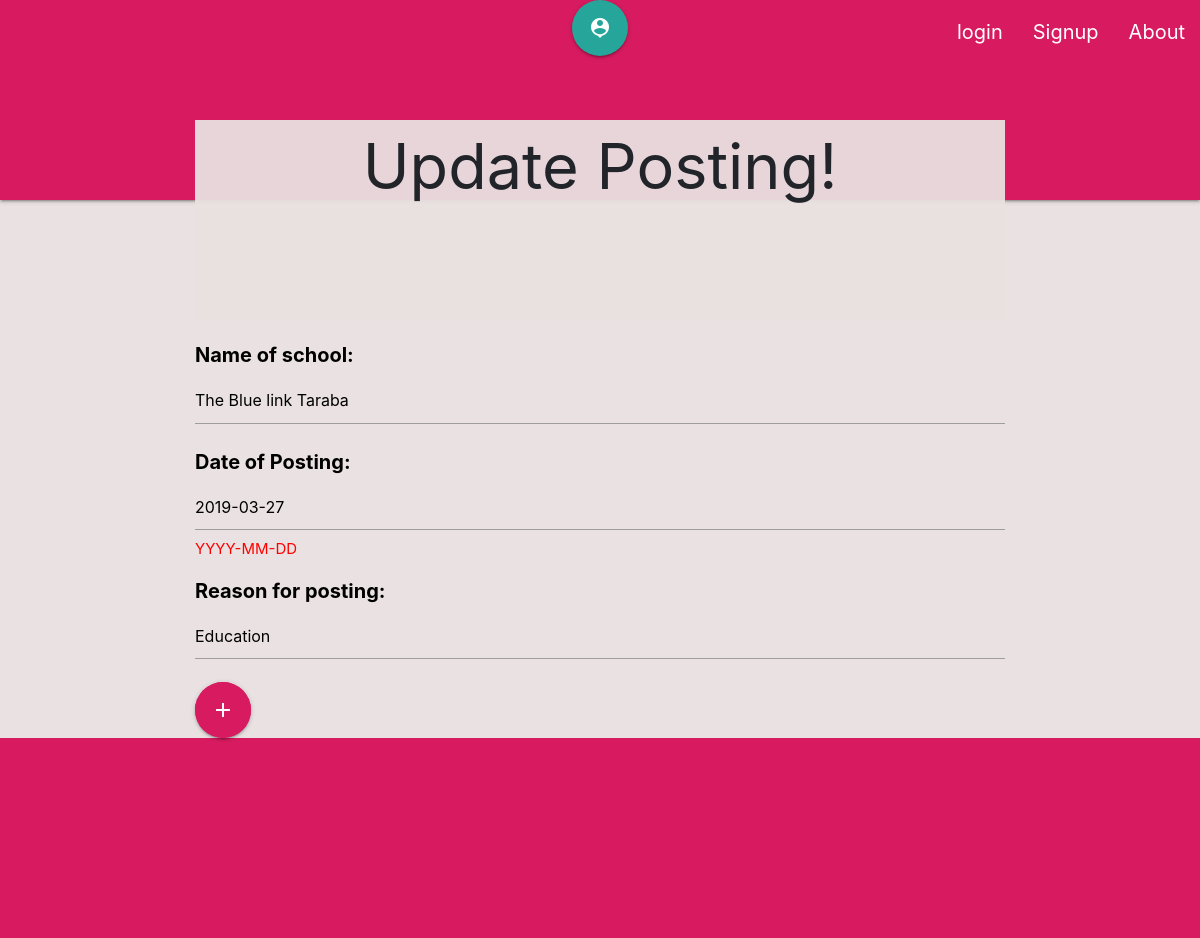
/posting/update/1/agborni-jamson, run on the app's committed database.
### app/models.py (models this page shows, shortened)
class Posting(models.Model):
    student = models.OneToOneField(Student, on_delete=models.CASCADE)
    name_of_school = models.CharField(max_length=200, blank=True, null=True)
    date_of_posting = models.DateField("Date of Posting", help_text="YYYY-MM-DD")
    reason_for_posting = models.CharField(max_length=200, blank=True, null=True)

### app/views.py (the view)
# urls.py: path('posting/update/<int:pk>/<slug:slug>', UpdatePostingFormView.as_view(),
class UpdatePostingFormView(UpdateView):
        template_name = 'student/update_posting.html'
        model = Posting
        pk_url_kwarg = 'pk'
        form_class = PostingForm
        success_url = '/'

### app/forms.py
class PostingForm(ModelForm):
    class Meta:
        model = Posting
        exclude = ['student']

### app/templates/student/update_posting.html (shortened to what this page needs)
{% extends "base.html" %}
  {% block heading %}
    <div class="container">
      <h1>Update  Posting!</h1>
    </div>
  {% endblock heading %}
  {% block content %}
    <div class="container">
         <form action="" method="post">
            {{ form.as_p }}
            <button class="btn-floating btn-large pulse pink darken-1"> <i class="material-icons">add</i></a></button>
        </form>
    </div>
  {% endblock content %}

### app/static/css/style.css (style rules this page uses)
html { box-sizing: border-box; }
*, *::before, *::after { box-sizing: inherit; }
body { background-color: rgba(233, 225, 225, 0.945); font-family: -apple-system, BlinkMacSystemFont, "segoe ui", "helvetica neue", helvetica, ubuntu, roboto, noto, arial, sans-serif; margin: 0; }
span { display: block; color: red; }
p { display: block; color: red; }
div h1 { text-align: center; margin: -80px 0px 20px 0px; font-weight: normal; position: relative; background-color:rgba(233, 225, 225, 0.945); height: 200px; padding: 12px; }
div form label { color: black; font-size: 20px; font-weight: bold; }

### data on the page
Posting: name_of_school "The Blue link Taraba", date_of_posting "2019-03-27", reason_for_posting "Education"
